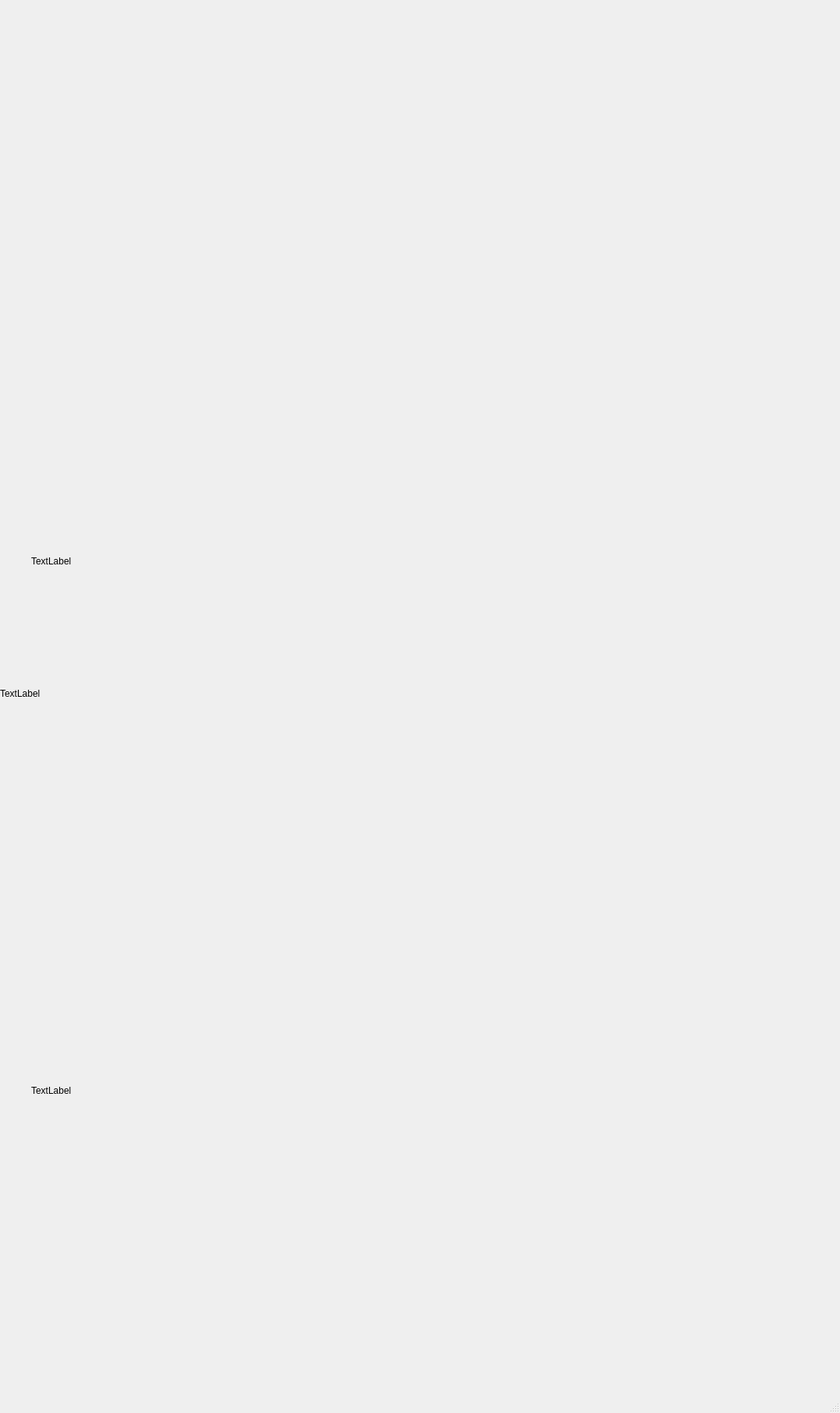
<?xml version="1.0" encoding="UTF-8"?>
<ui version="4.0">
 <class>MainWindow</class>
 <widget class="QMainWindow" name="MainWindow">
  <property name="geometry">
   <rect>
    <x>0</x>
    <y>0</y>
    <width>1079</width>
    <height>1815</height>
   </rect>
  </property>
  <property name="windowTitle">
   <string>MainWindow</string>
  </property>
  <widget class="QWidget" name="centralwidget">
   <widget class="QLabel" name="stream_label">
    <property name="geometry">
     <rect>
      <x>40</x>
      <y>400</y>
      <width>991</width>
      <height>641</height>
     </rect>
    </property>
    <property name="text">
     <string>TextLabel</string>
    </property>
   </widget>
   <widget class="QLabel" name="Hintergrund">
    <property name="geometry">
     <rect>
      <x>0</x>
      <y>0</y>
      <width>1081</width>
      <height>1761</height>
     </rect>
    </property>
    <property name="text">
     <string>&lt;html&gt;&lt;head/&gt;&lt;body&gt;&lt;p&gt;&lt;img src=&quot;:/Hintergrund/kidemo220.jpg&quot;/&gt;&lt;/p&gt;&lt;/body&gt;&lt;/html&gt;</string>
    </property>
   </widget>
   <widget class="QLabel" name="stream_label_2">
    <property name="geometry">
     <rect>
      <x>40</x>
      <y>1080</y>
      <width>991</width>
      <height>641</height>
     </rect>
    </property>
    <property name="text">
     <string>TextLabel</string>
    </property>
   </widget>
   <widget class="QLabel" name="Hintergrund_2">
    <property name="geometry">
     <rect>
      <x>0</x>
      <y>0</y>
      <width>1081</width>
      <height>1781</height>
     </rect>
    </property>
    <property name="text">
     <string>TextLabel</string>
    </property>
   </widget>
   <zorder>Hintergrund</zorder>
   <zorder>Hintergrund_2</zorder>
   <zorder>stream_label</zorder>
   <zorder>stream_label_2</zorder>
  </widget>
  <widget class="QMenuBar" name="menubar">
   <property name="geometry">
    <rect>
     <x>0</x>
     <y>0</y>
     <width>1079</width>
     <height>20</height>
    </rect>
   </property>
  </widget>
  <widget class="QStatusBar" name="statusbar"/>
 </widget>
 <resources>
  <include location="EW2020.qrc"/>
 </resources>
 <connections/>
</ui>
